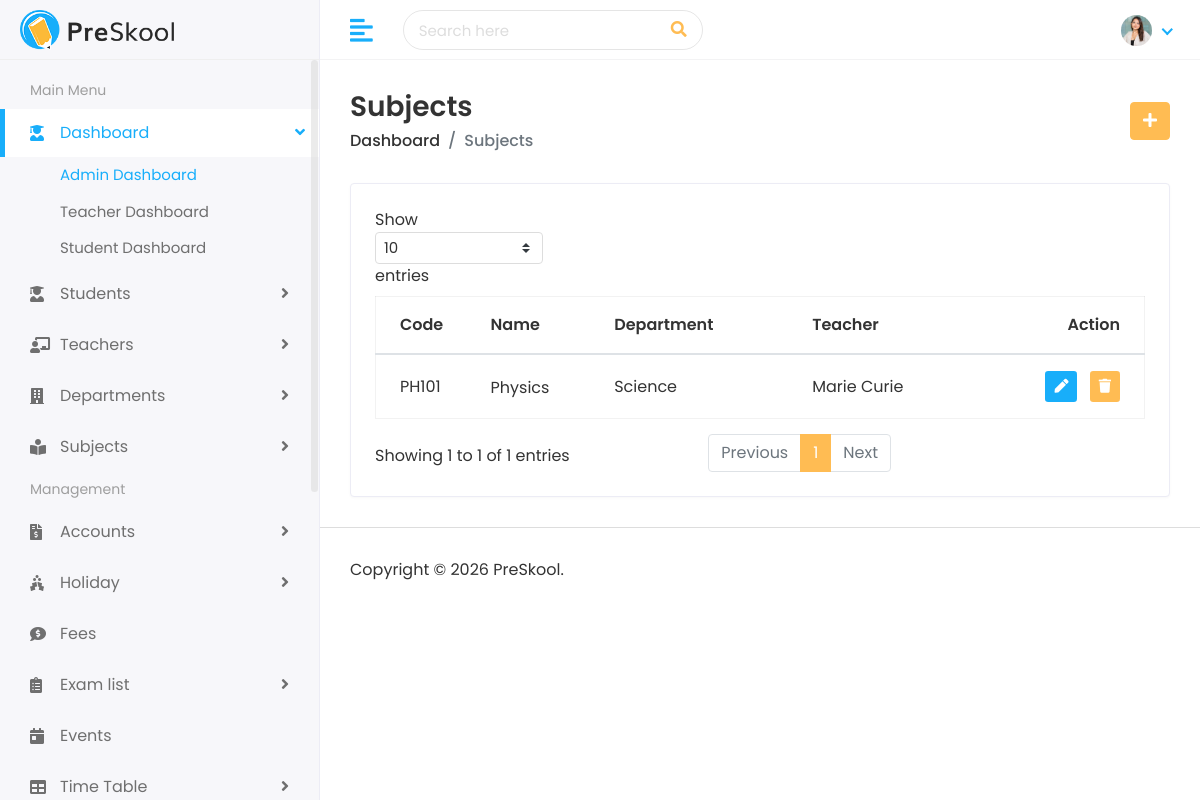
Before: /subjects/ with the older database file.
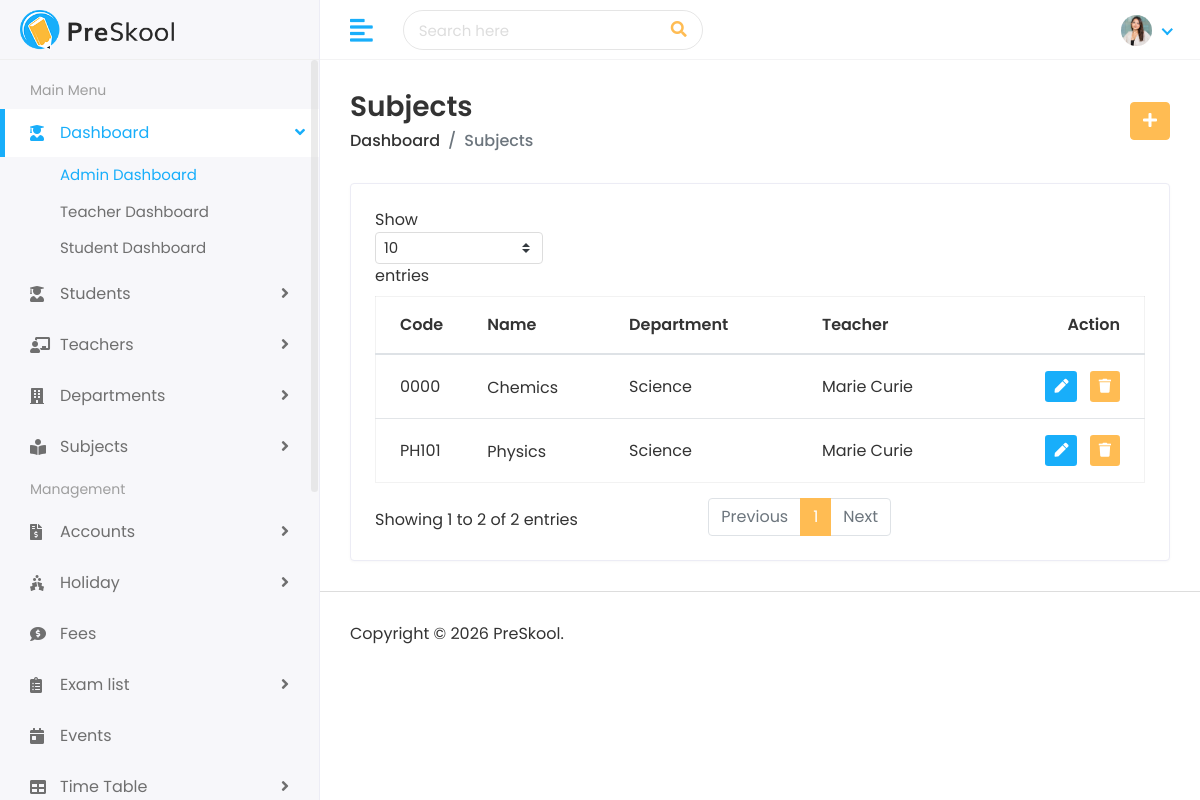
After: the same page with the newer database file.
### faculty/models.py (models this page shows, shortened)
class Subject(models.Model):
    name = models.CharField(max_length=200)
    code = models.CharField(max_length=50, unique=True)
    department = models.ForeignKey(
        Department, on_delete=models.SET_NULL,
        null=True, blank=True, related_name='subjects'
    )
    teacher = models.ForeignKey(
        Teacher, on_delete=models.SET_NULL,
        null=True, blank=True, related_name='subjects'
    )

class Department(models.Model):
    name = models.CharField(max_length=200, unique=True)
    description = models.TextField(blank=True)
    head_teacher = models.ForeignKey(
        'Teacher', on_delete=models.SET_NULL,
        null=True, blank=True, related_name='headed_department'
    )

class Teacher(models.Model):
    teacher_id = models.CharField(max_length=50, unique=True)
    first_name = models.CharField(max_length=100)
    last_name = models.CharField(max_length=100)
    gender = models.CharField(max_length=20, choices=[('Male', 'Male'), ('Female', 'Female'), ('Others', 'Others')])
    date_of_birth = models.DateField()
    mobile_number = models.CharField(max_length=20)
    joining_date = models.DateField()
    qualification = models.CharField(max_length=150)
    experience = models.CharField(max_length=100)
    username = models.CharField(max_length=100, unique=True)
    email = models.EmailField(max_length=150, unique=True)
    password = models.CharField(max_length=100)
    address = models.TextField()
    city = models.CharField(max_length=100)
    state = models.CharField(max_length=100)
    zip_code = models.CharField(max_length=20)
    country = models.CharField(max_length=100)
    image = models.ImageField(upload_to='teachers/', blank=True, null=True)
    department = models.ForeignKey(
        Department, on_delete=models.SET_NULL,
        null=True, blank=True, related_name='teachers'
    )

### faculty/views.py (the view)
# urls.py: path('subjects/', views.subject_list, name='subject_list'),
def subject_list(request):
    subjects = Subject.objects.all()
    return render(request, 'subjects/subjects.html', {'subjects': subjects})

### templates/subjects/subjects.html (shortened to what this page needs)
{% extends 'Home/base.html' %}
{% load static %}
{% block body %}
<div class="page-wrapper">
    <div class="content container-fluid">
        <div class="page-header">
            <div class="row align-items-center">
                <div class="col">
                    <h3 class="page-title">Subjects</h3>
                    <ul class="breadcrumb">
                        <li class="breadcrumb-item"><a href="/dashboard">Dashboard</a></li>
                        <li class="breadcrumb-item active">Subjects</li>
                    </ul>
                </div>
                <div class="col-auto text-right float-right ml-auto">
                    <a href="{% url 'add_subject' %}" class="btn btn-primary"><i class="fas fa-plus"></i></a>
                </div>
            </div>
        </div>
        <div class="row">
            <div class="col-sm-12">
                <div class="card card-table">
                    <div class="card-body">
                        <div class="table-responsive">
                            <table class="table table-hover table-center mb-0 datatable">
                                <thead>
                                    <tr>
                                        <th>Code</th>
                                        <th>Name</th>
                                        <th>Department</th>
                                        <th>Teacher</th>
                                        <th class="text-right">Action</th>
                                    </tr>
                                </thead>
                                <tbody>
                                    {% for subject in subjects %}
                                    <tr>
                                        <td>{{ subject.code }}</td>
                                        <td>
                                            <h2>
                                                <a href="{% url 'view_subject' subject.pk %}">{{ subject.name }}</a>
                                            </h2>
                                        </td>
                                        <td>{% if subject.department %}{{ subject.department.name }}{% else %}-{% endif %}</td>
                                        <td>{% if subject.teacher %}{{ subject.teacher.first_name }} {{ subject.teacher.last_name }}{% else %}-{% endif %}</td>
                                        <td class="text-right">
                                            <div class="actions">
                                                <a href="{% url 'edit_subject' subject.pk %}" class="btn btn-sm bg-success-light mr-2">
                                                    <i class="fas fa-pen"></i>
                                                </a>
                                                <form action="{% url 'delete_subject' subject.pk %}" method="POST" style="display:inline;">
                                                    <button type="submit" class="btn btn-sm bg-danger-light" onclick="return confirm('Are you sure you want to delete this subject?');">
                                                        <i class="fas fa-trash"></i>
                                                    </button>
                                                </form>
                                            </div>
                                        </td>
                                    </tr>
                                    {% endfor %}
                                </tbody>
                            </table>
                        </div>
                    </div>
                </div>
            </div>
        </div>
    </div>
    <footer>
        <p>Copyright © 2026 PreSkool.</p>
    </footer>
</div>
{% endblock %}

Changed rows visible on the page:
added Subject: code "0000", name "Chemics", department.name "Science", teacher.first_name "Marie", teacher.last_name "Curie"
Other visible differences:
text written by a page script: "Show entries Showing 1 to 1 of 1 entries Previous 1 Next" → "Show entries Showing 1 to 2 of 2 entries Previous 1 Next"
